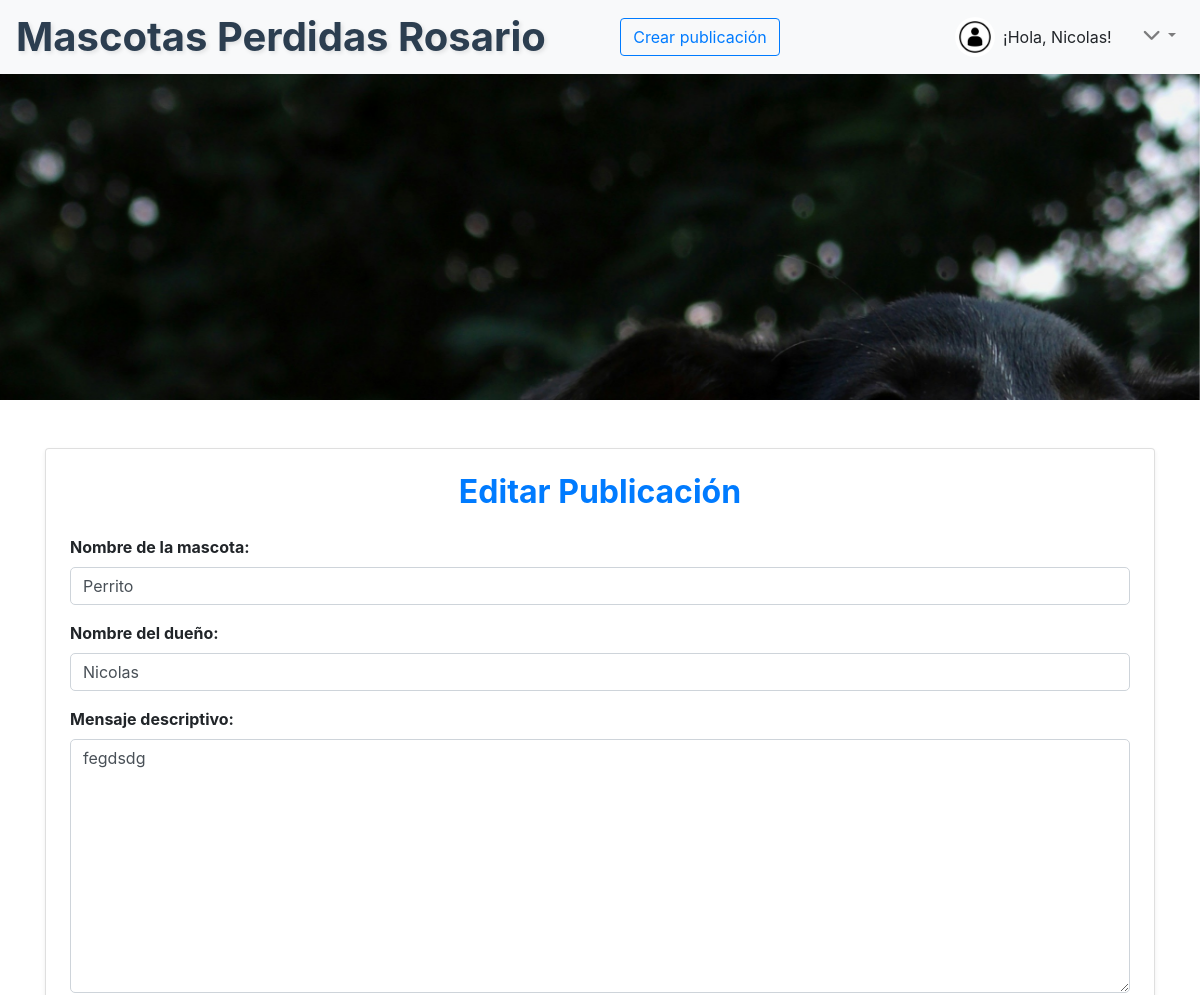
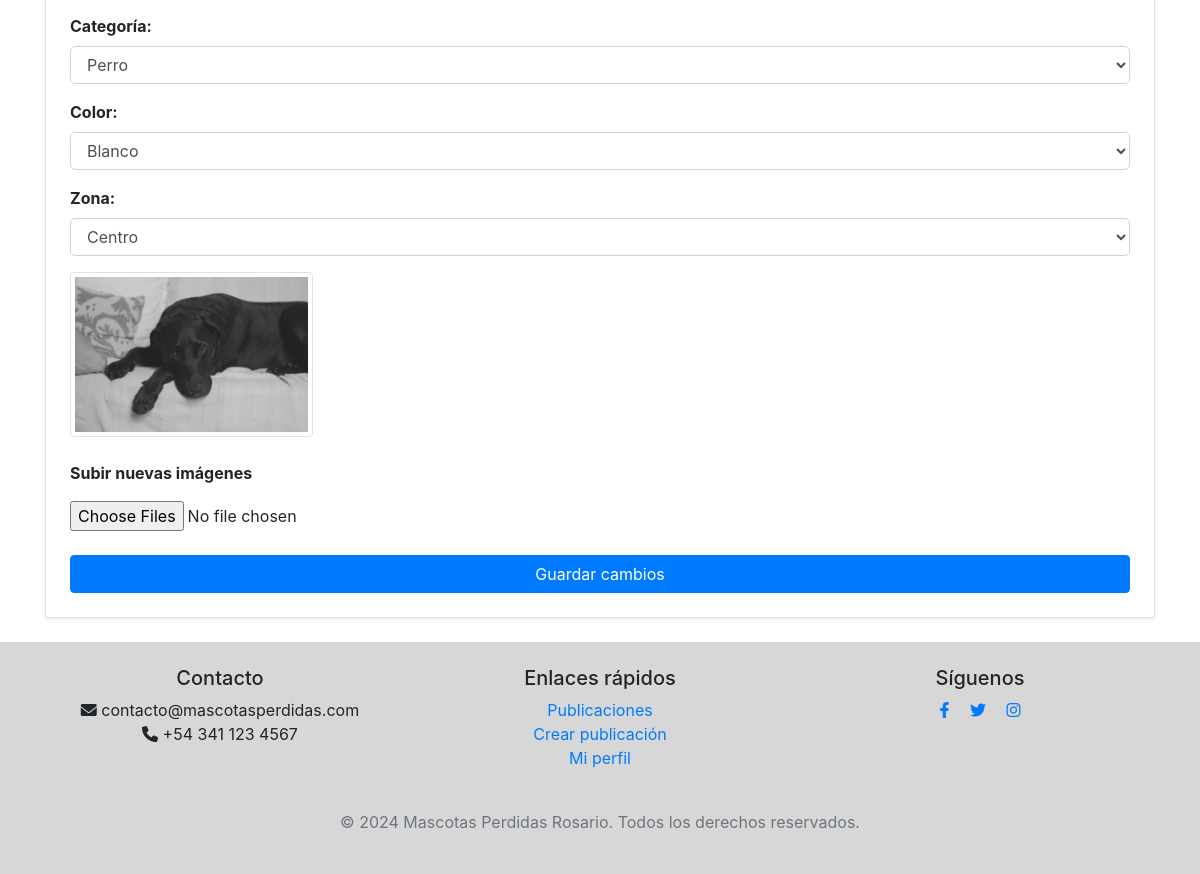
The app's page /editar/3/ (signed in) with its own data (2 pictures, top to bottom).
### blog/models.py (models this page shows, shortened)
class Post(models.Model):
    CATEGORIA_CHOICES = [
        ('Perro', 'Perro'),
        ('Gato', 'Gato'),
    ]
    COLOR_CHOICES = [
        ('Negro', 'Negro'),
        ('Blanco', 'Blanco'),
        ('Marrón', 'Marrón'),
        ('Gris', 'Gris'),
    ]
    ZONA_CHOICES = [
        ('Sur', 'Sur'),
        ('Centro', 'Centro'),
        ('Norte', 'Norte'),
        ('Este', 'Este'),
        ('Oeste', 'Oeste'),
    ]
    titulo = models.CharField(max_length=100)
    subtitulo = models.CharField(max_length=200)
    cuerpo = models.TextField()
    autor = models.ForeignKey(User, on_delete=models.CASCADE)
    fecha = models.DateTimeField(auto_now_add=True)
    categoria = models.CharField(max_length=5, choices=CATEGORIA_CHOICES)
    color = models.CharField(max_length=20, choices=COLOR_CHOICES)
    zona = models.CharField(max_length=100, choices=ZONA_CHOICES)
    class Meta:
        ordering = ['-fecha']

class Imagen(models.Model):
    post = models.ForeignKey(Post, on_delete=models.CASCADE, related_name='imagenes')
    imagen = models.ImageField(upload_to='blog_images/')

### blog/views.py (the view)
# urls.py: path('editar/<int:post_id>/', views.editar_post, name='editar_post'),
@login_required
def editar_post(request, post_id):
    post = get_object_or_404(Post, id=post_id)
    if not (request.user.is_superuser or request.user == post.autor):
        return redirect('listar_posts')  # O cualquier otra página de error
    if request.method == 'POST':
        form = PostForm(request.POST, request.FILES, instance=post)
        if form.is_valid():
            post_modificado = form.save(commit=False)
            if 'imagenes' in request.FILES:
                post.imagenes.all().delete()  # Eliminamos las imágenes anteriores
                for img in request.FILES.getlist('imagenes'):
                    Imagen.objects.create(post=post, imagen=img)
            post_modificado.save()
            return redirect('profile')
    else:
        form = PostForm(instance=post)
    imagenes = post.imagenes.all()
    return render(request, 'blog/editar_post.html', {'form': form, 'imagenes': imagenes})

### blog/forms.py
class PostForm(forms.ModelForm):
    class Meta:
        model = Post
        fields = ['titulo', 'subtitulo', 'cuerpo', 'categoria', 'color', 'zona']
        labels = {
            'titulo': 'Nombre de la mascota',
            'subtitulo': 'Nombre del dueño',
            'cuerpo': 'Mensaje descriptivo',
            'categoria': 'Categoría',
            'color': 'Color',
            'zona': 'Zona',
        }

### blog/templatetags/custom_filters.py (called while the page is built)
@register.filter(name='add_class')
def add_class(field, css_class):
    if hasattr(field, 'as_widget'):
        return field.as_widget(attrs={"class": css_class})
    return field

### blog/templates/blog/editar_post.html (shortened to what this page needs)
{% extends 'base_generic.html' %}
{% load custom_filters %}
{% block content %}
<div class="container mt-5">
    <div class="card shadow-sm p-4">
        <h2 class="text-center mb-4 text-primary">Editar Publicación</h2>
        <form method="post" enctype="multipart/form-data">
            <div class="form-group">
                {{ form.titulo.label_tag }}
                {{ form.titulo|add_class:"form-control" }}
            </div>
            <div class="form-group">
                {{ form.subtitulo.label_tag }}
                {{ form.subtitulo|add_class:"form-control" }}
            </div>
            <div class="form-group">
                {{ form.cuerpo.label_tag }}
                {{ form.cuerpo|add_class:"form-control" }}
            </div>
            <div class="form-group">
                {{ form.categoria.label_tag }}
                {{ form.categoria|add_class:"form-control" }}
            </div>
            <div class="form-group">
                {{ form.color.label_tag }}
                {{ form.color|add_class:"form-control" }}
            </div>
            <div class="form-group">
                {{ form.zona.label_tag }}
                {{ form.zona|add_class:"form-control" }}
            </div>
            <div class="row">
                {% for imagen in imagenes %}
                    <div class="col-md-3 mb-2">
                        <img src="{{ imagen.imagen.url }}" alt="{{ post.titulo }}" class="img-thumbnail">
                    </div>
                {% endfor %}
            </div>
            <div class="form-group mt-3">
                <label for="imagenes" class="font-weight-bold">Subir nuevas imágenes</label>
                <input type="file" name="imagenes" multiple class="form-control-file mt-2">
            </div>
            <button type="submit" class="btn btn-primary btn-block mt-4">Guardar cambios</button>
        </form>
    </div>
</div>
{% endblock %}

### templates/base_generic.html (shortened to what this page needs)
{% load static %}
<!DOCTYPE html>
<html lang="es">
<head>
    <link href="https://stackpath.bootstrapcdn.com/bootstrap/4.5.2/css/bootstrap.min.css" rel="stylesheet">
    <link rel="stylesheet" href="{% static 'css/styles.css' %}">
    <link rel="stylesheet" href="https://cdnjs.cloudflare.com/ajax/libs/font-awesome/6.0.0-beta3/css/all.min.css">
</head>
<body>
    <header class="mb-4" style="position: fixed; width: 100%; z-index: 9999;">
        <nav class="navbar navbar-expand-lg navbar-light bg-light custom-navbar">
            <a class="navbar-brand" href="{% url 'listar_posts' %}">
                <h1>Mascotas Perdidas Rosario</h1>
            </a>
            <div class="collapse navbar-collapse justify-content-center">
                {% if user.is_authenticated %}
                    <a href="{% url 'crear_post' %}" class="btn btn-outline-primary mx-auto">Crear publicación</a>
                {% endif %}
            </div>
            <div class="collapse navbar-collapse justify-content-end" id="navbarNav">
                <ul class="navbar-nav">
                    {% if user.is_authenticated %}
                        <li class="nav-item d-flex align-items-center">
                            {% if user.perfil.imagen %}
                                <img src="{{ user.perfil.imagen.url }}" class="rounded-circle" style="width: 40px; height: 40px;" alt="Imagen de perfil">
                            {% else %}
                                <img src="{% static 'assets/img/user.jpg' %}" class="rounded-circle" style="width: 40px; height: 40px;" alt="Imagen de perfil por defecto">
                            {% endif %}
                            <span class="ml-2">¡Hola, {{ user.username|capfirst }}!</span>
                        </li>
                        <li class="nav-item dropdown ml-3">
                            <a class="nav-link dropdown-toggle" href="#" id="navbarDropdown" role="button" data-toggle="dropdown" aria-haspopup="true" aria-expanded="false">
                                <i class="fas fa-chevron-down" style="font-size: 18px;"></i>
                            </a>
                        </li>
                    {% endif %}
                </ul>
            </div>
        </nav>
    </header>
    <main>
        <div class="parallax" style="margin-bottom: 30px;"></div>
        {% block content %}
        {% endblock %}
    </main>
    <footer class="mt-4 text-center bg-light py-4" style="background-color: #2125292e !important;">
        <div class="container">
            <div class="row">
                <div class="col-md-4 mb-3 mb-md-0">
                    <h5>Contacto</h5>
                    <ul class="list-unstyled">
                        <li><i class="fas fa-envelope"></i> contacto@mascotasperdidas.com</li>
                        <li><i class="fas fa-phone"></i> +54 341 123 4567</li>
                    </ul>
                </div>
                <div class="col-md-4 mb-3 mb-md-0">
                    <h5>Enlaces rápidos</h5>
                    <ul class="list-unstyled">
                        <li><a href="{% url 'listar_posts' %}">Publicaciones</a></li>
                        <li><a href="{% url 'crear_post' %}">Crear publicación</a></li>
                        <li><a href="{% url 'profile' %}">Mi perfil</a></li>
                    </ul>
                </div>
                <div class="col-md-4">
                    <h5>Síguenos</h5>
                    <a href="http://www.facebook.com" class="mr-3" target="_blank"><i class="fab fa-facebook-f"></i></a>
                    <a href="http://www.x.com" class="mr-3" target="_blank"><i class="fab fa-twitter"></i></a>
                    <a href="http://www.instagram.com" target="_blank"><i class="fab fa-instagram"></i></a>
                </div>
            </div>
            <div class="row mt-4">
                <div class="col">
                    <p class="text-muted">&copy; 2024 Mascotas Perdidas Rosario. Todos los derechos reservados.</p>
                </div>
            </div>
        </div>
    </footer>
</body>
</html>

### static/css/styles.css (style rules this page uses)
.parallax { background-image: url('../assets/img/perroygato.jpg'); height: 400px; background-attachment: fixed; background-position: center; background-repeat: no-repeat; background-size: cover; }
a { text-decoration: none; }
h2.text-center { font-weight: bold; color: #2c3e50; }
.form-group label { font-weight: bold; }
.form-control { border-radius: 5px; border-color: #ced4da; }
.btn-primary { background-color: #007bff; border-color: #007bff; transition: background-color 0.3s ease; }
.custom-navbar .nav-link { padding: 0.375rem 0.75rem; border-radius: 0.25rem; margin-left: 0.5rem; transition: background-color 0.3s ease; }
.navbar-brand h1 { font-size: 1.5rem; margin: 0; }
.btn { display: flex; justify-content: center !important; }
.navbar-brand h1 { font-size: 2.5rem; color: #2c3e50; text-shadow: 2px 2px 4px rgba(0, 0, 0, 0.1); font-weight: bold; opacity: 0; transform: translateY(-20px); animation: fadeInSlideDown 1s ease forwards; }

### records on screen
Post: titulo "Perrito", subtitulo "Nicolas", cuerpo "fegdsdg", categoria "Perro", color "Blanco", zona "Centro"
Imagen: imagen (picture)

### other values on screen
{{ user.username|capfirst }} "Nicolas"
